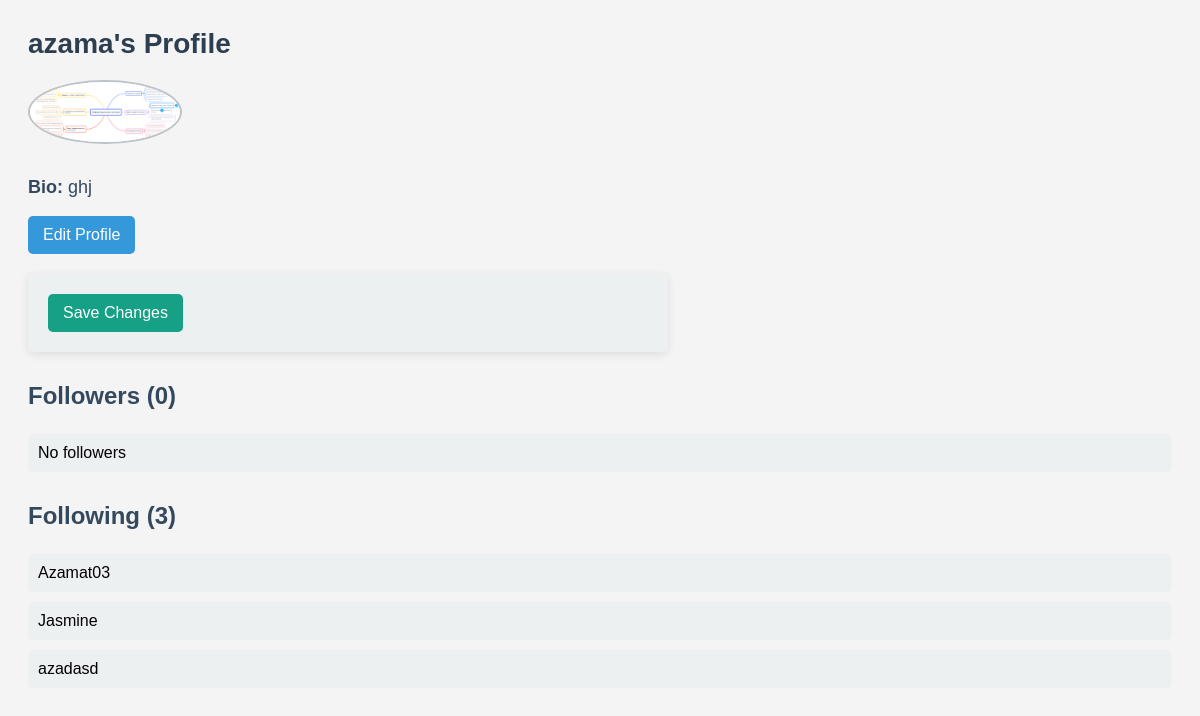
Screenshot of /users/profile/3/ (signed in) with the database file from the repository.
### users/models.py (models this page shows, shortened)
class Profile(models.Model):
    user = models.OneToOneField(User, on_delete=models.CASCADE)
    bio = models.TextField(blank=True)
    profile_picture = models.ImageField(upload_to='profile_pics/', blank=True, null=True)

class Follow(models.Model):
    follower = models.ForeignKey(User, on_delete=models.CASCADE, related_name='following')
    following = models.ForeignKey(User, on_delete=models.CASCADE, related_name='followers')
    class Meta:
        unique_together = ('follower', 'following')  # Ensures unique follow relationships

### users/views.py (the view)
# urls.py: path('profile/<int:user_id>/', user_profile_view, name='profile'),
def user_profile_view(request, user_id):
    user = get_object_or_404(User, id=user_id)
    profile = get_object_or_404(Profile, user=user)
    is_following = Follow.objects.filter(follower=request.user, following=user).exists()
    followers = user.followers.all()
    following = user.following.all()
    return render(request, 'profile.html', {
        'profile': profile,
        'user': user,
        'is_following': is_following,
        'followers': followers,
        'following': following,
    })

### users/templates/profile.html (shortened to what this page needs)
{% block content %}
    <h2>{{ profile.user.username }}'s Profile</h2>
    {% if profile.profile_picture %}
        <img src="{{ profile.profile_picture.url }}" alt="Profile picture" width="150">
    {% else %}
        <img src="https://via.placeholder.com/150" alt="Default Profile Picture" width="150">
    {% endif %}
    <p><strong>Bio:</strong> {{ profile.bio }}</p>
    <a href="{% url 'edit_profile' user_id=user.id %}" class="btn btn-primary">Edit Profile</a>
    <form method="POST" enctype="multipart/form-data">
        <button type="submit">Save Changes</button>
    </form>
    <h3>Followers ({{ followers.count }})</h3>
    <ul>
        {% for follower in followers %}
            <li>{{ follower.follower.username }}</li>
        {% empty %}
            <li>No followers</li>
        {% endfor %}
    </ul>
    <h3>Following ({{ following.count }})</h3>
    <ul>
        {% for followed in following %}
            <li>{{ followed.following.username }}</li>
        {% empty %}
            <li>Not following anyone</li>
        {% endfor %}
    </ul>
{% endblock %}

### users/templates/profile.html (style rules this page uses)
h2 { font-size: 28px; color: #2c3e50; margin-bottom: 20px; }
img { border-radius: 50%; margin-bottom: 15px; border: 2px solid #bdc3c7; }
p { font-size: 18px; color: #34495e; }
.btn { display: inline-block; padding: 10px 15px; font-size: 16px; border-radius: 5px; text-decoration: none; color: white; margin-right: 10px; }
.btn-primary { background-color: #3498db; }
form { margin-top: 20px; background-color: #ecf0f1; padding: 20px; border-radius: 5px; box-shadow: 0 2px 10px rgba(0, 0, 0, 0.1); max-width: 600px; }
form button { background-color: #16a085; color: white; padding: 10px 15px; border: none; border-radius: 5px; font-size: 16px; cursor: pointer; }
ul { list-style: none; padding: 0; margin: 20px 0; }
ul li { background-color: #ecf0f1; padding: 10px; border-radius: 5px; margin-bottom: 10px; }
h3 { color: #34495e; font-size: 24px; margin-top: 30px; }

### rows the page displays
Profile: user.username "azama", profile_picture (picture), bio "ghj"
Follow: following.username "Azamat03"
Follow: following.username "Jasmine"
Follow: following.username "azadasd"

### other values shown
{{ followers.count }} "0"
{{ following.count }} "3"
